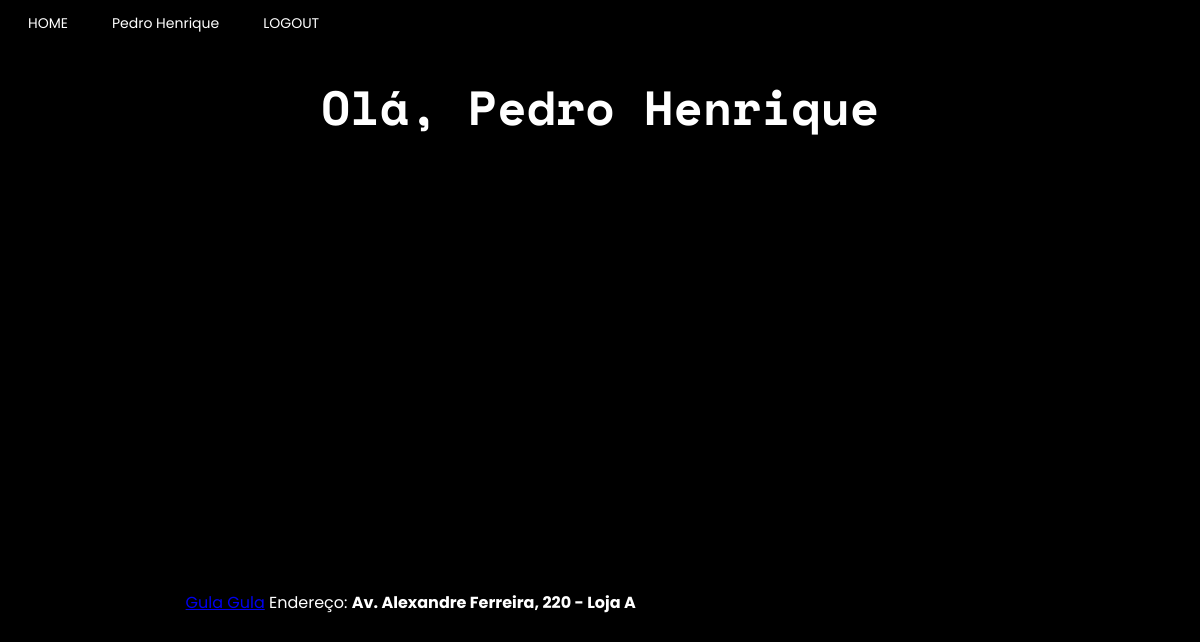
The page /user_page (signed in) on the database its author committed.
### app/model.py (models this page shows, shortened)
class usuario(UserMixin, db.Model):
    __tablename__ = "usuario"
    id = db.Column(db.Integer, primary_key=True)
    username = db.Column(db.String(64), index=True, unique=True)
    email = db.Column(db.String(120), index=True, unique=True)
    password_hash = db.Column(db.String(120))
    city = db.Column(db.String(120))
    district = db.Column(db.String(50))
    age = db.Column(db.Integer)

class empresa(UserMixin, db.Model):
    __tablename__ = "empresa"
    id = db.Column(db.Integer,primary_key=True)
    enterprise_name = db.Column(db.String(64), index=True, unique=True)
    email = db.Column(db.String(120), index=True, unique=True)
    password_hash = db.Column(db.String(120))
    city = db.Column(db.String(120))
    latitude = db.Column(db.Float)
    longitude = db.Column(db.Float)
    district = db.Column(db.String(50))
    street = db.Column(db.String(120))
    posts = db.relationship("Post", backref="enterprise")

### app/routes.py (the view)
@app.route("/user_page", methods=["POST", "GET"])
@login_required
def user_page():                              # PAGINA DE USUARIO
    return render_template('user_page.html', title="Usuario", empresa = empresa ,css_file="user_page.css", user=current_user)

### app/model.py (called while the page is built)
@login.user_loader
def load_user(id):
    if usuario.query.get(int(id)):
        load = usuario.query.get(int(id))
    else:
        load = empresa.query.get(int(id))
    return load

### app/templates/user_page.html (shortened to what this page needs)
{% extends "base.html" %}
{% block content %}
<h1>Olá, {{user.username}}</h1>
<div id="map"></div>
{% for enterprise in empresa.query.limit(20).all()%}
<div class="enterprises"><p><a href="{{url_for('enterprise_page_specific',name=enterprise.enterprise_name)}}">{{ enterprise.enterprise_name }}</a> Endereço: <b>{{ enterprise.street }}</b></p></div>
{% endfor %}
{% endblock %}

### app/templates/base.html (shortened to what this page needs)
<!DOCTYPE html>
<html>
    <head>
        {% if css_file%}
            <link rel="stylesheet" type="text/css" href="{{ url_for('static', filename=css_file) }}">
        {% else %}
            <link rel="stylesheet" type="text/css" href="{{ url_for('static', filename='user_page.css') }}">
        {% endif %}
    </head>
    <body>
        <header class="menu">
            <a href="{{ url_for('main_page') }}" class="button">HOME</a>
            {% if user.is_authenticated %}
            {% if user.username %}
            <a href="{{ url_for('user_page')}}"class="button">{{user.username}}</a>
            {% else %}
            <a href="{{ url_for('enterprise_page_specific', name=user.enterprise_name)}}"class="button">{{user.enterprise_name}}</a>
            {% endif%}
            <a href="{{ url_for('logout') }}" class="button">LOGOUT</a>
            {% else %}
            <a href="{{ url_for('enterprise_register_page') }}" class="button">SEJA UM ANUNCIANTE</a>
            <a href="{{ url_for('user_register_page') }}" class="button">REGISTRO</a>
            <a href="{{ url_for('login_page') }}" class="button">LOGIN</a>
            {% endif %}
        </header>
        {% block content %}{% endblock %}
    </body>
</html>

### app/static/user_page.css (style rules this page uses)
h1 { color: rgb(255, 255, 255); text-align: center; font-family: 'Space Mono'; font-size: 300%; }
body { background: black; background-image: url("https://www.pixel4k.com/wp-content/uploads/2021/05/abstract-waving-4k_1620165379-1536x960.jpg"); background-repeat: no-repeat; background-size: 100%; }
#map { height: 400px; width: 70%; border-radius: 8px; margin: auto; }
.enterprises { color:white; display: grid; align-items: center; font-family:'Poppins'; margin-left:15%; }

### app/static/base.css (style rules this page uses)
header.menu { align-items: left; justify-content: start; }
a.button { border: none; color: white; padding: 5px 20px; text-align: right; text-decoration: none; display: inline-block; font-size: 14px; z-index: 99; right: 30px; font-family:'Poppins'; }

### rows shown on the page
usuario: username "Pedro Henrique"
empresa: enterprise_name "Gula Gula", street "Av. Alexandre Ferreira, 220 - Loja A"
